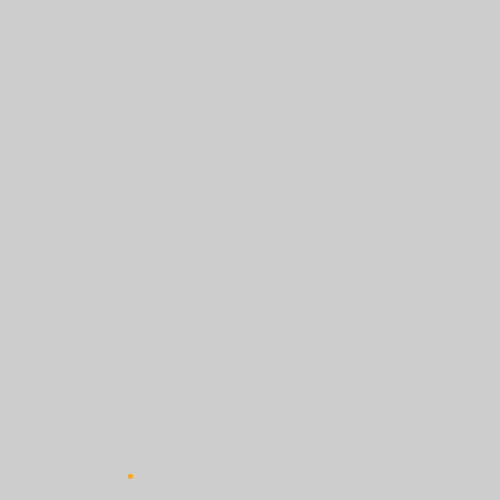
Frame 1 (no input)
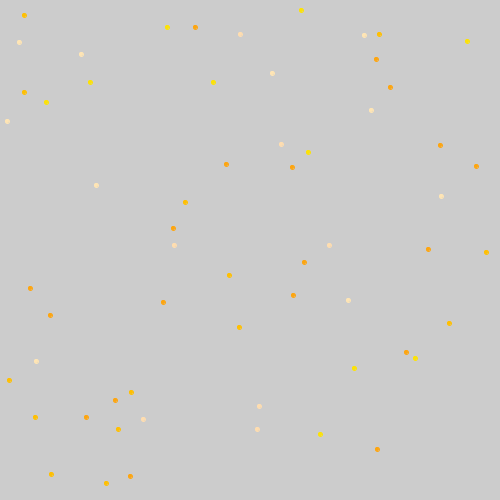
Frame 60 (the mouse pressed at the canvas centre just before this capture)
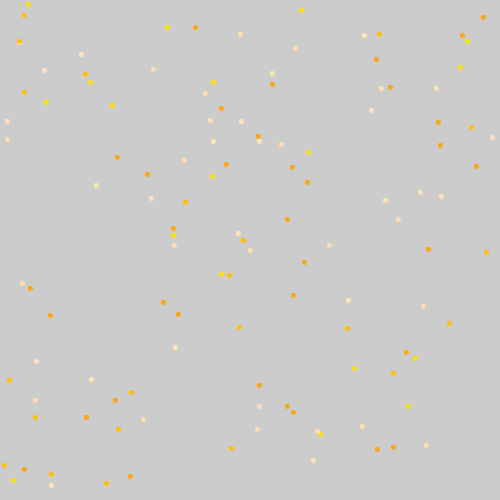
Frame 120 (the mouse held since frame 60 and released just before this capture)

The Processing sketch that drew these frames (run headless with seeded random() and noise(); from frame 60 on, the mouse is pressed at the canvas centre):

// Processing sketch: RandDots
// ── RandDots.pde
RandBrush brush;

void setup(){

  size(500,500);
  brush = new RandBrush(width,height);
}

void draw(){

  brush.display();
  brush.randomize();

  if(mousePressed == true){

    brush.display(mouseX,mouseY);
    brush.randomize();


  }

}

// ── List.pde
public class List{

   public class Node{

     Node next;
     int x;
     int y;

   }

  Node root = null;
  int length = 0;

  public void addNode(int x, int y){

    if(root==null){

      root = new Node();
      root.x = x; root.y = y;
      this.length++;
    }
    else{

      Node current = root;

      while(root.next != null){

        current = current.next;

      }

      current.next = new Node();

      current.next.x = x; current.next.y = y;
      this.length++;

    }


  }

  public boolean exist(int x, int y){

    Node current = root;

    for(int i = 0; i < this.length; i++){

      if((x-20 < current.x && current.x  < x+20 )&& (y-20 < current.y && current.y  < y+20 )){

        return true;

      }
      else{

        current = current.next;

      }

    }
  return false;
  }

}

// ── RandBrush.pde
public class RandBrush{

  int x;
  int y;
  //Bumblebee - Amber - Peach - Fire - Navajo - Goldenrod
  color colors[] = {color(#FCE205), color(#FFBF00), color(#FFE5B4), color(#FDA50F), color(#FFDDAF), color(#DAA520)};

  color c = colors[(int)random(5)];

  List coords = new List();

  //Hot-fix for List errors. Gotta fix those but class ArrayList works
  ArrayList<PVector> cooords = new ArrayList();

  RandBrush(int width, int height){

    this.x = (int)random(0,width+1);
    this.y = (int)random(0,height+1);

    coords.addNode(this.x, this.y);

    cooords.add(new PVector(this.x,this.y));


  }

  public void display(){

    fill(this.c);
    stroke(this.c);
    ellipse(this.x , this.y, 4,4);

  }
  public void display(int x, int y){
    if(!cooords.contains(new PVector(x,y))){
    fill(this.c);
    stroke(this.c);
    ellipse(x , y, 4,4);

    cooords.add(new PVector(x,y));
    }
  }

  public void randomize(){

    int x = (int)random(0,width+1);
    int y = (int)random(0,height+1);

    while(cooords.contains(new PVector(x,y))){

      x = (int)random(0,width+1);
      y = (int)random(0,height+1);

    }

    this.x = x;
    this.y = y;

    this.c = colors[(int)random(5)];

    cooords.add(new PVector(this.x,this.y));

  }

}
